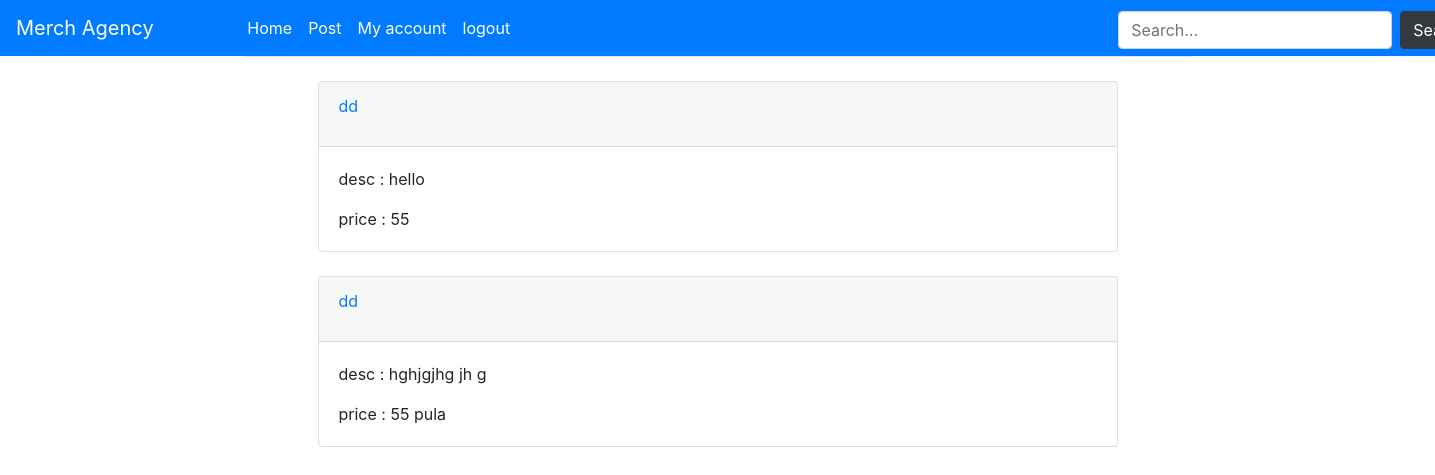
/feed/ (signed in), run on the app's committed database.
### core/models.py (models this page shows, shortened)
class Post(models.Model):
    postby = models.ForeignKey(Service,
                               on_delete=models.CASCADE,
                               related_name="servicepost"
                               )
    postText = models.TextField(null=False, blank=False,verbose_name="post text")
    postImage = models.ImageField(upload_to="elements/", null=True)
    postCreated = models.DateTimeField(auto_now=True)
    price = models.CharField(max_length=15, null=True, verbose_name="price of item",blank=True)

class Service(models.Model):
    user = models.OneToOneField(User,
                                on_delete=models.CASCADE,
                                related_name="seller")
    Service_name = models.CharField(
        verbose_name="product/service name",
        null=False,
        max_length=50,
    )
    createDate = models.DateTimeField(
        verbose_name="date and time created",
        null=False,
        auto_created=True,
        default=timezone.now
    )
    description = models.TextField(
        verbose_name="service/product description",
        null=True,
        blank=True
    )
    avi = models.ImageField(null=True, blank=True, upload_to='avatar/')
    def __str__(self):
        return self.Service_name

### core/views.py (the view)
# urls.py: path('feed/', views.userfeed, name="list_view"),
@login_required(login_url="/")
def userfeed(request):
    usersIfollow = set()
    for user in request.user.follower.all():
        usersIfollow.add(user.id)
    posts = Post.objects.all().filter(postby__in=usersIfollow)[0:25]
    return render(request, 'homepage.html', {'posts': posts})

### core/templates/homepage.html (shortened to what this page needs)
{% extends 'templates/base.html' %}
{% load ratings %}
{% block body %}
        {% for p in posts %}
        <div class="card mx-auto"  style="width: 50rem;">
            <div class="card-header">
                <a href="{% url 'accounts:profile' p.postby.id%}">{{ p.postby }}</a></p>
            </div>
            <div class="card-body">
            <p class="card-text">desc : {{ p.postText }}</p>
            <p class="card-text">price : {{ p.price }}</p>
            </div>
        </div>
            <br>
        {% endfor %}
{% endblock %}

### data on the page
Post: postby "dd", postText "hello", price "55"
Post: postby "dd", postText "hghjgjhg jh g", price "55 pula"
